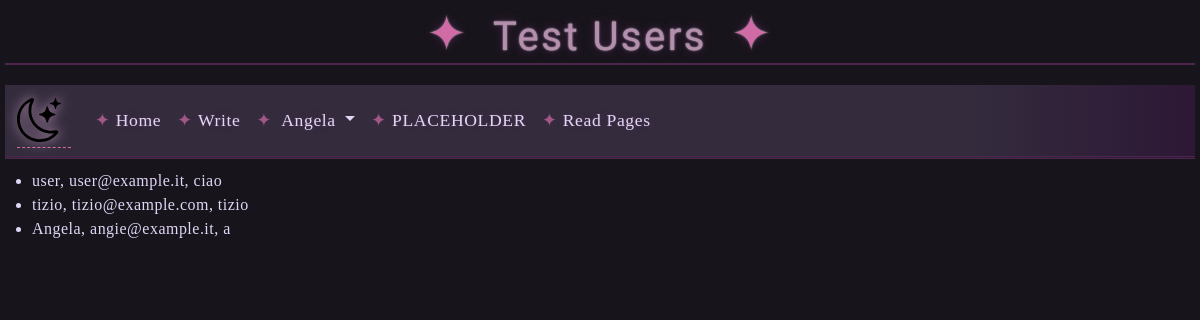
/testuser (signed in), run on the app's committed database.
### app/models.py (models this page shows)
class User(db.Model):
  metadata_obj
  id = db.Column(db.Integer, primary_key = True)
  name = db.Column(db.String(100), nullable = False)
  email = db.Column(db.String(100), unique = True, nullable = False)
  password = db.Column(db.String(16), nullable = False)
  pages = db.relationship('Page', backref = 'author', lazy = True)

### app/routes.py (the view)
@app.route('/testuser')
def testuser():
  users = User.query.all()
  return render_template('test-user.html', users=users, title='Test Users')

### app/templates/test-user.html (shortened to what this page needs)
{% extends('base.html') %}
{% block content %}
<ul>
{% for user in users %}
<li>{{ user.name }}, {{ user.email }}, {{ user.password }}</li>
{% endfor %}
</ul>
{% endblock %}

### app/templates/navbar.html (shortened to what this page needs)
<link rel="stylesheet" href="{{ url_for('static', filename='/styles/style.css') }}">
<link rel="stylesheet" href="{{ url_for('static', filename='/styles/navbarstyle.css') }}">
<nav class="navbar navbar-expand-lg bg-body-tertiary">
  <div class="container-fluid">
    <a class="navbar-brand" href="{{url_for('home')}}"><img src="static\styles\moon-stars.svg" /></a>
    <div class="collapse navbar-collapse" id="navbarElements">
      <ul class="navbar-nav me-auto mb-2 mb-lg-0">
        <li class="nav-item">
          <a class="nav-link" href="{{url_for('home')}}">Home</a>
        </li>
        <li class="nav-item">
          <a class="nav-link" href="{{ url_for('write') }}">Write</a>
        </li>
        <li class="nav-item dropdown">
          <a
            class="nav-link dropdown-toggle"
            href="#"
            role="button"
            data-bs-toggle="dropdown"
            aria-expanded="false"
          >
            {% if 'username' in session %}
            {{ session['username'] }}
            {% else %}
            Guest
            {% endif %}
          </a>
        </li>
        <li class="nav-item">
          <a class="nav-link" href="#">PLACEHOLDER</a>
        </li>
        <li class="nav-item">
          <a class="nav-link" href="{{ url_for('read') }}">Read Pages</a>
        </li>
      </ul>
    </div>
  </div>
</nav>

### app/static/styles/style.css (style rules this page uses)
body { background: #18141c; color: #e0d6f6; font-family: 'Cormorant Garamond', serif; letter-spacing: 0.03em; }
a { color: #d16ba5; text-decoration: none; border-bottom: 1px dashed #d16ba5; transition: color 0.2s; }

### app/static/styles/navbarstyle.css (style rules this page uses)
nav.navbar { background: linear-gradient(90deg, #342c3d 80%, #2d1836 100%); border-bottom: 3px double #4b254c; font-family: 'Cormorant Garamond', serif; letter-spacing: 0.04em; }
.navbar-brand img { height: 2.2em; filter: drop-shadow(0 0 6px #b48ead) brightness(1.2); margin-right: 0.5em; }
.navbar-nav .nav-link, .navbar-nav .dropdown-toggle { color: #e0d6f6 !important; font-size: 1.1em; text-shadow: 0 0 6px #4b254c, 0 0 2px #fff2; transition: color 0.2s, text-shadow 0.2s; position: relative; }
.navbar-nav .nav-link::before { content: "✦"; color: #d16ba5; margin-right: 0.3em; font-size: 1em; opacity: 0.7; transition: color 0.2s; }

### data on the page
User: username "Angela", name "Angela", email "angie@example.it", password "a"
User: name "user", email "user@example.it", password "ciao"
User: name "tizio", email "tizio@example.com", password "tizio"

### other printed values
{{ title }} "Test Users"
